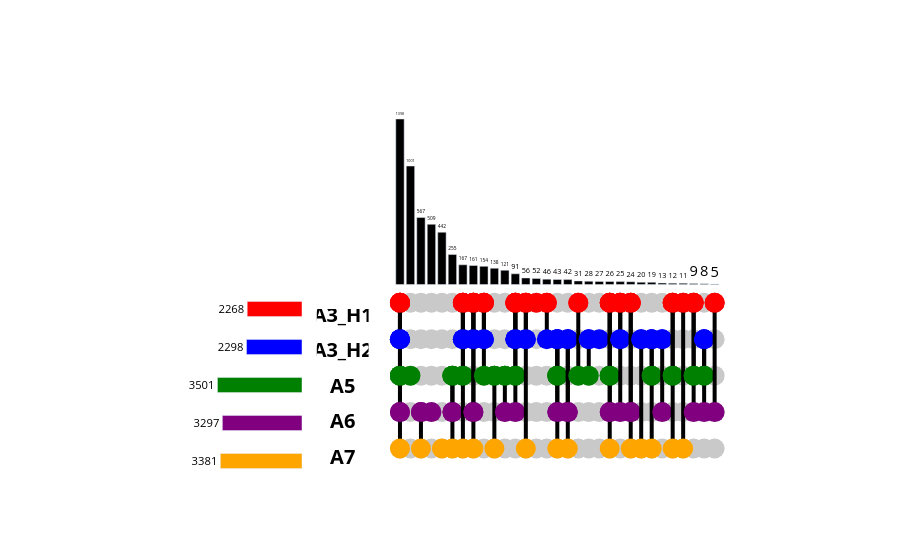
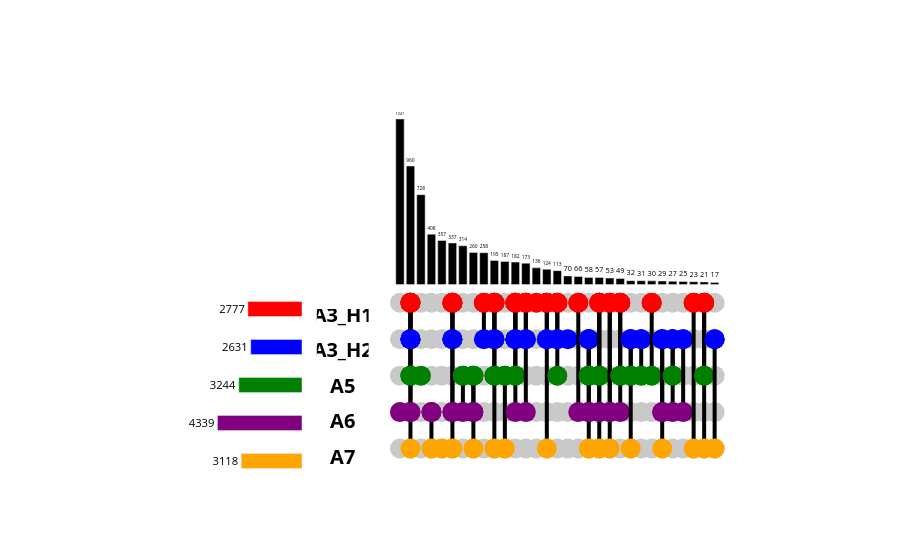

The code cell stored with these charts, in order, in its notebook:
### Code cell
plotting.plot_merged_outlier_upset(merged_df, comparing=comparing)
